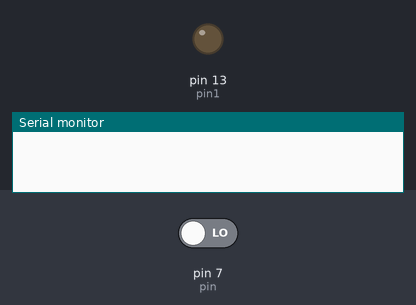
Bench run of a sketch on a simulated Arduino Uno, built with avr-gcc and run on an emulated ATmega328P. On the bench: output pins drawn as LEDs (lit = HIGH), the last lines printed to the serial monitor. The inputs (shaded band) are chosen by the test bench; at power-on: pin 7 (pin) LOW.

Above: at 1.2 s.
1.3 s: pin 7 (pin) driven HIGH
At 2.0 s:
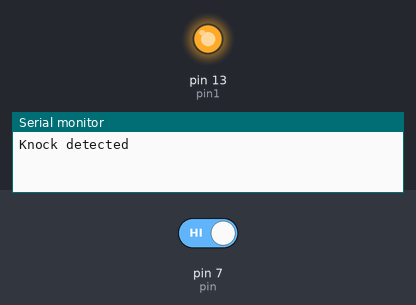
4.3 s: pin 7 (pin) driven LOW
At 5.4 s:
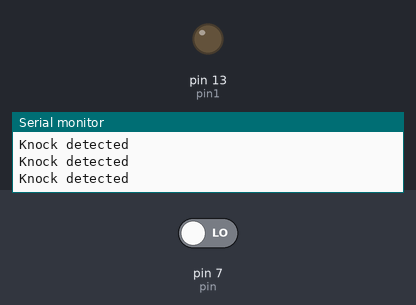
Timing chart, 0 to 7.3 s (numbered marks = the images above; inputs shaded):
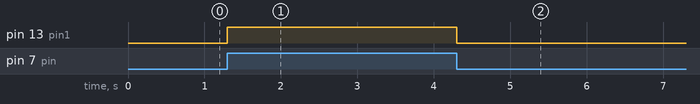

Measured:
- after the input at 1.3 s, pin 13 (pin1): LOW → HIGH at once
- after the input at 4.3 s, pin 13 (pin1): HIGH → LOW at once

The sketch:

Knock_sensor_code.ino
```cpp
int pin = 7;
int pin1 =13;
int tapstatus;

void setup() {
  // put your setup code here, to run once:
  pinMode(pin,INPUT);
  pinMode(pin1,OUTPUT);

  Serial.begin(9600);


}

void loop() {
  // put your main code here, to run repeatedly:
  tapstatus=digitalRead(pin);
  if(tapstatus==1){
    digitalWrite(pin1,HIGH);
    Serial.println("Knock detected");
    delay(1000);
    digitalWrite(pin1,LOW);
  }

}
```
